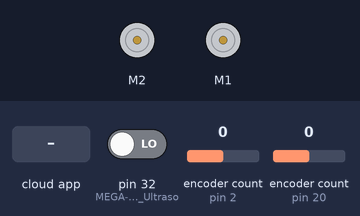
A sketch run on a simulated Arduino Mega 2560, built with avr-gcc and run on an emulated ATmega2560. Shown: 2 × DC motor (green arrow = forward, orange = backward, longer = faster). The test bench sets the inputs (shaded band); at power-on: pin 32 (MEGA-UNO_Link_for_Ultraso) LOW, encoder count (sensors on pin 2, pin 20) 0. The ROS host is connected and sends only what is stated.

Above: at 1.2 s.
1.3 s: the phone or cloud app sets lmotor_cmd to -100
At 1.8 s:
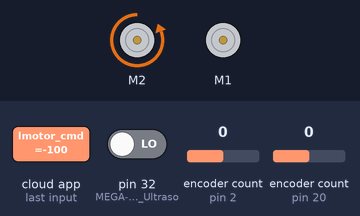
2.8 s: the phone or cloud app sets rmotor_cmd to -100
At 4.0 s:
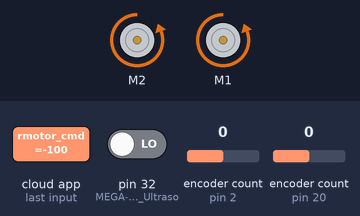
4.3 s: the phone or cloud app sets lmotor_cmd to 0
At 5.3 s:
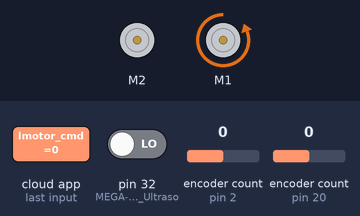
5.8 s: the phone or cloud app sets rmotor_cmd to 0
At 6.4 s:
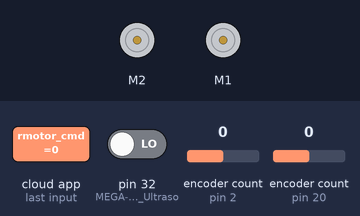
7.3 s: the phone or cloud app sets lmotor_cmd to 100
At 7.6 s:
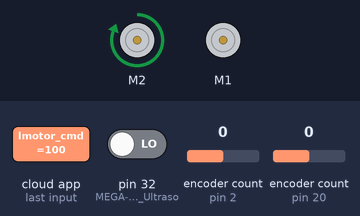
8.8 s: the phone or cloud app sets rmotor_cmd to 100
At 9.9 s:
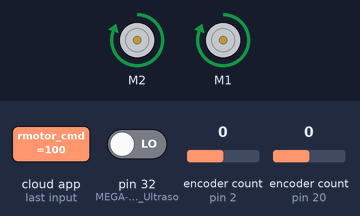
Timing chart, 0 to 11.3 s (numbered marks = the images above; inputs shaded):
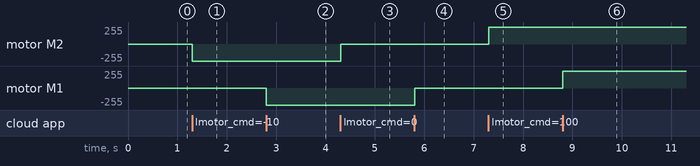

The sketch:

robomuse_diff_drive.ino
```cpp
#include <ros.h>
#include <Encoder.h>
#include <Sabertooth.h>
#include <PID_v1.h>
#include <std_msgs/Int16.h>
#include <std_msgs/Int32.h>
#include <std_msgs/Float32.h>

int timeStamp;
double input, setpoint;
double KpL = 1.5, KiL = 0.1, KdL = 0, outputL = 0; // Proportional, Integral & Derivative coefficients
double KpR = 1.5, KiR = 0.1, KdR = 0, outputR = 0;  // of respective motors for PID control

////// single time setup ///////

Sabertooth saberTooth(128, Serial2);  // Packetized serial mode, Non-LI, 128 bit Addr. (0,0,1,1,1,1)
Encoder enCoder_1(20, 21); // Left hand side enc., +ve value means forward
Encoder enCoder_2(2, 3);  // Right hand side enc., -ve value means forward
PID PID_L(&input, &outputL, &setpoint, KpL, KiL, KdL, P_ON_M, DIRECT);   //// pid variables
PID PID_R(&input, &outputR, &setpoint, KpR, KiR, KdR, P_ON_M, DIRECT);   //// pid variables

////////////////////////////////

//Factor to get the correct angular velocity
//float angular_correct=1.06409;  /// factor in order to compensate for the difference in wheel radius
//Multipying factor for correcting the robot's trajectory(Difference in robot wheels)
float factor = 1.0072;   //// check the factor once more
//Multiplying factor to provide the right commands to Kangaroo(Angular vel(rad/s) changed to the corrected motor commands (1044.33*radius))
//float vel_to_cmd=(64.77456*angular_correct)/10;
float vel_to_cmd = (4.87);
//float vel_to_cmd = (angular_correct);
int startTime;
long millis1=0;
long oldPositionl=0;
long newPositionl;
long oldPositionr=0;
long newPositionr;
int pinDetected;
float left_old=0;
float right_old=0;
float left_new=0;
float right_new=0;
int flag1 =0, flag2 =0;
float minVal= -15;
float maxVal = 15;


///////////ALL CALCULATIONS //////////////
//////odometry variables ///////////////////////////////////////////////////

double newLeftEncoderValue, newRightEncoderValue, leftEncoderIncrement, rightEncoderIncrement, leftWheelIncrement, rightWheelIncrement, theta, feedbackVariable, centreIncremental;
double x, y, originalTheta, originalThetaIterable, oldLeftEncoderValue, oldRightEncoderValue ;
double width = 518; //in millimeters
float conversionFactorLeft = 0.1, conversionFactorRight= 0.1;

/////////////////////////////////////////////////////////////////////////////
////// filter variables /////////////////////////////////////////////////////

float filteredTheta;

//////// velocity variables ////////////////////////////////////////////////

int  currentTime, dt;
double velocityLeft, velocityRight, velocityCentre;
double velocityLeftWheel, velocityRightWheel, centreWheelVelocity, centreWheelVelocityAngular;

//////////////////////////////////////////////////////////////////////////////
//////// code to calculate odometry //////////////////////////////////////////

void odometryCalc() {
  newLeftEncoderValue = double(enCoder_1.read());
  newRightEncoderValue = double(enCoder_2.read());
  leftEncoderIncrement = newLeftEncoderValue - oldLeftEncoderValue;
  rightEncoderIncrement = newRightEncoderValue - oldRightEncoderValue;
  leftWheelIncrement = leftEncoderIncrement * conversionFactorLeft; // left side advanced-by-distance
  rightWheelIncrement = rightEncoderIncrement * conversionFactorRight * (-1); // right side advanced-by-distance
  theta = atan((rightWheelIncrement - leftWheelIncrement) / width);
  theta = theta * (180/M_PI);
  feedbackVariable = theta;
  oldLeftEncoderValue = newLeftEncoderValue;
  oldRightEncoderValue = newRightEncoderValue;
  centreIncremental = ((leftWheelIncrement + rightWheelIncrement) / 2);
  x = x + centreIncremental * cos(originalTheta + theta / 2)*(-1);   ///ORIGINAL XY
  y = y + centreIncremental * sin(originalTheta + theta / 2);
  originalTheta = (originalTheta + theta);

}

void velocityApproximation(){
  currentTime = millis();
  //dt = currentTime-startTime;
  dt=30;  //////DETERMINE THIS EXPERIMENTALLY BEFORE TRYING IT OUT YOURSELVES
  velocityLeftWheel = leftWheelIncrement / dt;
  velocityRightWheel = rightWheelIncrement / dt;
  centreWheelVelocity = (velocityLeftWheel + velocityRightWheel)/2;
  centreWheelVelocityAngular = centreWheelVelocity/0.518; //// 0.518 will be the
  startTime = currentTime;
  }

 void obstacleDetection(){
  pinDetected = digitalRead(32);
  }

/////////////////////////////////////////////////////////////////////////////////////////////////////////////////////////////////////////////////////////////////////


//*************************ROS SETUP*************************//
  ros::NodeHandle  nh;
/////////////LEFT RIGHT MOTORS ARE REVERESED HERE AS COMPARED TO THE ORIGINAL CODE////////////////

  void left(const std_msgs::Float32& saber_l){
    left_new=float(saber_l.data);
    left_new = left_new *vel_to_cmd;
      if (left_new !=0.0){
      PID_R.Compute();PID_L.Compute();
      left_new = left_new - outputL;}
      else {
      left_new = left_new;
        }
      saberTooth.motor(2,left_new);
      }

    void right(const std_msgs::Float32& saber_r){
    right_new=float(saber_r.data);
    right_new = right_new * vel_to_cmd;
      if (right_new !=0.0){
      PID_R.Compute();PID_L.Compute();
      right_new = right_new + outputR;}
      else {
      right_new = right_new;
       }
      saberTooth.motor(1,right_new);
    }
      //if(right_new==0.0){
        //saberTooth.motor(1,0);
      //}
    ///}

    void fil_theta(const std_msgs::Float32& ftheta){
     filteredTheta = float(ftheta.data);
      }

  //Motor Command Subscribers
  ros::Subscriber<std_msgs::Float32> l_motor("lmotor_cmd", &left );   //// left wheel command vel subscriber
  ros::Subscriber<std_msgs::Float32> r_motor("rmotor_cmd", &right );  //// right wheel command vel subscriber
  ros::Subscriber<std_msgs::Float32> f_theta("filteredTheta", &fil_theta);

//**************************END**************************//

 //Data Variables
  std_msgs::Int32 l_msg;    ////no need to change to float
  std_msgs::Int32 r_msg;    ////no need to change to float
  std_msgs::Float32 n_theta; ///send with float
  std_msgs::Float32 c_vel;   ///send with float
  std_msgs::Int16 obs_det;   ///variable for the obstacle flag

  //Data Publishers
  ros::Publisher left_encoder("lwheel", &l_msg);
  ros::Publisher right_encoder("rwheel", &r_msg);       /// we need the publishers
  ros::Publisher normal_theta("normalTheta", &n_theta);
  ros::Publisher velo_centre("velo_centre", &c_vel);
  ros::Publisher obstacle("obstacle_pin", &obs_det );


void setup()
{
  startTime = millis();
//**********Sabertooth Setup**********//
  Serial.begin(9600);   // Arduino to PC Communcation
  Serial2.begin(9600);    // Baud rate for communication with sabertooth
  Serial3.begin(115200);
  pinMode(32,INPUT);     // MEGA-UNO Link for Ultrasonic Sensors
  PID_L.SetOutputLimits(minVal, maxVal);  // [Min,Max] values of output
  PID_L.SetMode(AUTOMATIC);  // Automatic = ON, Manual = OFF
  PID_R.SetOutputLimits(minVal, maxVal);
  PID_R.SetMode(AUTOMATIC);


//***********ROS INITIALISATION**************//
  nh.getHardware()->setBaud(57600);

  //Publishers & Subscribers Initialise
  nh.initNode();
  nh.advertise(left_encoder);
  nh.advertise(right_encoder);
  nh.advertise(normal_theta);
  nh.advertise(velo_centre);
  nh.advertise(obstacle);
  nh.subscribe(l_motor);
  nh.subscribe(r_motor);
  nh.subscribe(f_theta);
  while (!nh.connected())
  {
    nh.spinOnce();
  }
//*******************************************//
  millis1=millis();

}

void loop()
{
  //Condition applied to Publish Data at 10Hz
  if(millis()-millis1>50){
    millis1+=50;
    timeStamp = millis();
    odometryCalc();
    velocityApproximation();
    obstacleDetection();
    input = filteredTheta;             /// PID input should be of the filteredTheta
    //////// PUBLISHERS /////////////
    r_msg.data=rightWheelIncrement;     /// right wheel message
    l_msg.data=leftWheelIncrement;      /// left wheel message
    n_theta.data = originalTheta;       /// theta message
    c_vel.data = centreWheelVelocity;   /// centre wheel velocity
    obs_det.data = pinDetected;
    left_encoder.publish( &l_msg );     /// publishing actions
    right_encoder.publish( &r_msg );
    normal_theta.publish( &n_theta );
    velo_centre.publish( &c_vel );
    obstacle.publish( &obs_det );
  }
  nh.spinOnce();
}
```

Measured:
- after the input at 1.3 s, motor M2: stopped → backward 255/255 at once
- after the input at 2.8 s, motor M1: stopped → backward 255/255 at once
- after the input at 4.3 s, motor M2: backward 255/255 → stopped at once
- after the input at 5.8 s, motor M1: backward 255/255 → stopped at once
- after the input at 7.3 s, motor M2: stopped → forward 255/255 at once
- after the input at 8.8 s, motor M1: stopped → forward 255/255 at once
